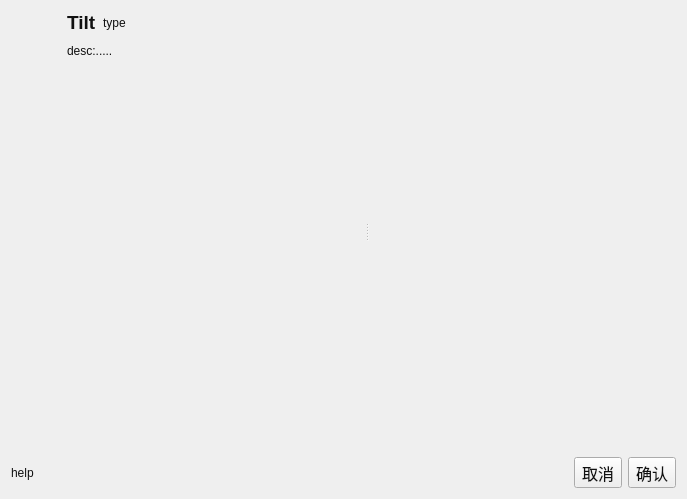
<?xml version="1.0" encoding="UTF-8"?>
<ui version="4.0">
 <class>VisionConfigPage</class>
 <widget class="QWidget" name="VisionConfigPage">
  <property name="geometry">
   <rect>
    <x>0</x>
    <y>0</y>
    <width>687</width>
    <height>499</height>
   </rect>
  </property>
  <property name="windowTitle">
   <string>VisionConfigPage</string>
  </property>
  <property name="styleSheet">
   <string notr="true">color: #101010;</string>
  </property>
  <layout class="QVBoxLayout" name="verticalLayout" stretch="99,1">
   <item>
    <widget class="QSplitter" name="splitter">
     <property name="orientation">
      <enum>Qt::Horizontal</enum>
     </property>
     <widget class="QWidget" name="layoutWidget">
      <layout class="QGridLayout" name="gridLayout" rowstretch="1,1,99" columnstretch="1,1,99">
       <item row="0" column="0" rowspan="2">
        <widget class="QLabel" name="icon">
         <property name="enabled">
          <bool>true</bool>
         </property>
         <property name="sizePolicy">
          <sizepolicy hsizetype="Preferred" vsizetype="Preferred">
           <horstretch>50</horstretch>
           <verstretch>50</verstretch>
          </sizepolicy>
         </property>
         <property name="minimumSize">
          <size>
           <width>50</width>
           <height>50</height>
          </size>
         </property>
         <property name="maximumSize">
          <size>
           <width>9999</width>
           <height>99999</height>
          </size>
         </property>
         <property name="sizeIncrement">
          <size>
           <width>50</width>
           <height>50</height>
          </size>
         </property>
         <property name="baseSize">
          <size>
           <width>50</width>
           <height>50</height>
          </size>
         </property>
         <property name="text">
          <string/>
         </property>
         <property name="pixmap">
          <pixmap resource="../rec/recopencv.qrc">:/opencv/image/image.svg</pixmap>
         </property>
         <property name="scaledContents">
          <bool>true</bool>
         </property>
         <property name="alignment">
          <set>Qt::AlignCenter</set>
         </property>
        </widget>
       </item>
       <item row="0" column="1">
        <widget class="QLabel" name="tilt">
         <property name="font">
          <font>
           <pointsize>14</pointsize>
           <weight>75</weight>
           <bold>true</bold>
          </font>
         </property>
         <property name="styleSheet">
          <string notr="true"/>
         </property>
         <property name="text">
          <string>Tilt</string>
         </property>
        </widget>
       </item>
       <item row="0" column="2">
        <widget class="QLabel" name="type">
         <property name="autoFillBackground">
          <bool>true</bool>
         </property>
         <property name="styleSheet">
          <string notr="true"/>
         </property>
         <property name="text">
          <string>type</string>
         </property>
        </widget>
       </item>
       <item row="1" column="1" colspan="2">
        <widget class="QLabel" name="desc">
         <property name="styleSheet">
          <string notr="true"/>
         </property>
         <property name="text">
          <string>desc:.....</string>
         </property>
        </widget>
       </item>
       <item row="2" column="0" colspan="3">
        <widget class="QWidget" name="attribute" native="true">
         <property name="autoFillBackground">
          <bool>true</bool>
         </property>
        </widget>
       </item>
      </layout>
     </widget>
     <widget class="ImageView" name="imageView" native="true">
      <property name="minimumSize">
       <size>
        <width>100</width>
        <height>100</height>
       </size>
      </property>
      <property name="layoutDirection">
       <enum>Qt::LeftToRight</enum>
      </property>
      <property name="autoFillBackground">
       <bool>true</bool>
      </property>
     </widget>
    </widget>
   </item>
   <item>
    <layout class="QHBoxLayout" name="horizontalLayout" stretch="99,0,1">
     <item>
      <widget class="QLabel" name="help">
       <property name="styleSheet">
        <string notr="true"/>
       </property>
       <property name="text">
        <string>help</string>
       </property>
      </widget>
     </item>
     <item>
      <widget class="QToolButton" name="cancelBtn">
       <property name="font">
        <font>
         <pointsize>12</pointsize>
        </font>
       </property>
       <property name="text">
        <string>取消</string>
       </property>
      </widget>
     </item>
     <item>
      <widget class="QToolButton" name="ok">
       <property name="font">
        <font>
         <pointsize>12</pointsize>
        </font>
       </property>
       <property name="text">
        <string>确认</string>
       </property>
      </widget>
     </item>
    </layout>
   </item>
  </layout>
 </widget>
 <customwidgets>
  <customwidget>
   <class>ImageView</class>
   <extends>QWidget</extends>
   <header>imageview.h</header>
   <container>1</container>
  </customwidget>
 </customwidgets>
 <resources>
  <include location="../rec/recopencv.qrc"/>
 </resources>
 <connections/>
</ui>
